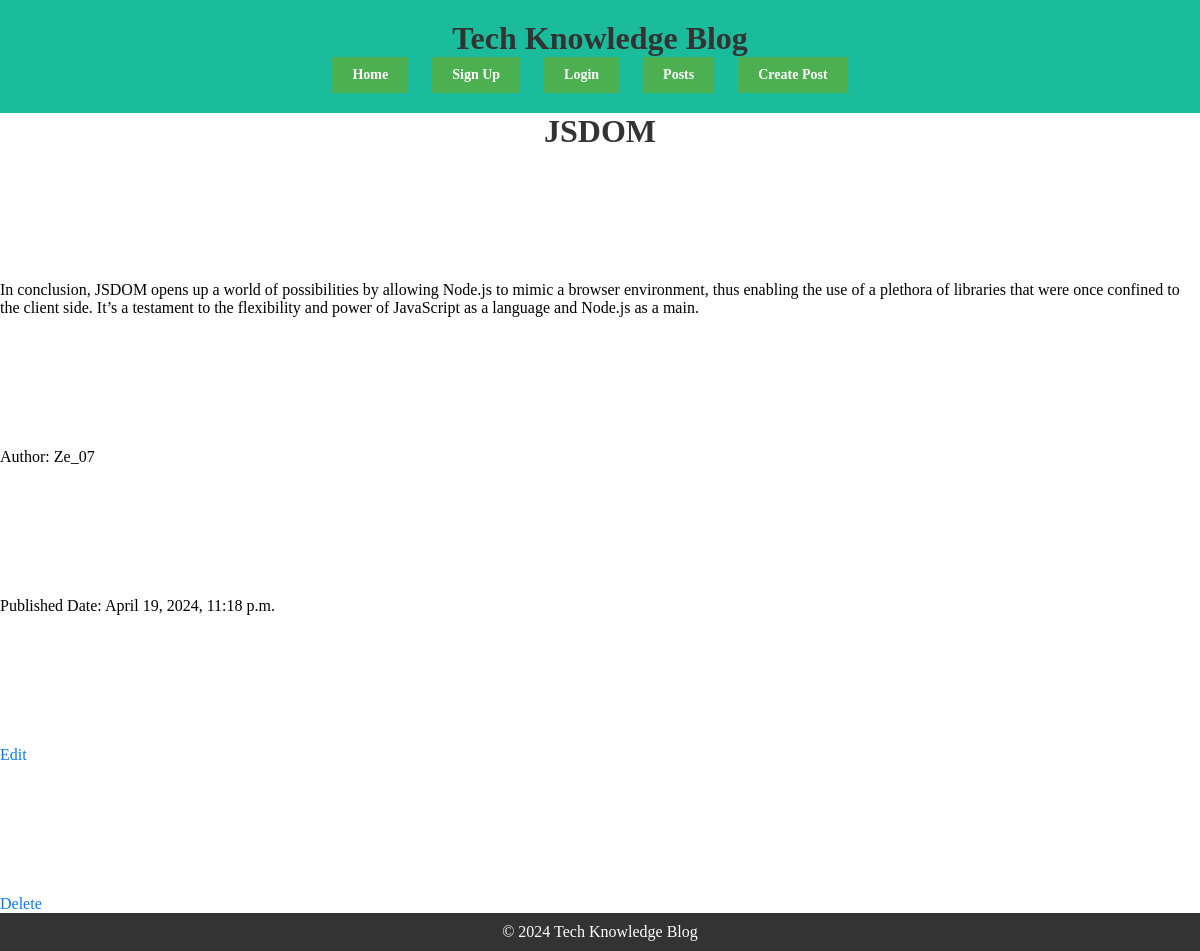
Page /posts/15/ on the committed database.
### blog/models.py (models this page shows, shortened)
class Post(models.Model):
    title = models.CharField(max_length=200)
    content = models.TextField()
    author = models.ForeignKey(User, on_delete=models.CASCADE)
    pub_date = models.DateTimeField(auto_now_add=True)

### blog/views.py (the view)
# urls.py: path('posts/<int:post_id>/', views.post_detail, name='post_detail'),
def post_detail(request, post_id):
    post = get_object_or_404(Post, pk=post_id)
    return render(request, 'blog/post_detail.html', {'post': post})

### blog/templates/blog/post_detail.html
{% extends "base.html" %}
{% load static %}
{% block content %}
<h1>{{ post.title }}</h1>
<p>{{ post.content }}</p>
<p>Author: {{ post.author }}</p>
<p>Published Date: {{ post.pub_date }}</p>
<a href="{% url 'post_update' pk=post.pk %}">Edit</a>
<a href="{% url 'post_delete' pk=post.pk %}">Delete</a>
{% endblock %}

### static/css/styles.css (style rules this page uses)
body, html { overflow-x: hidden; }
* { margin: 0; padding: 0; box-sizing: border-box; }
body, main { min-height: 100vh; display: flex; flex-direction: column; justify-content: space-between; }
h1, h2, h3, h4, h5, h6, p { margin: 0; }
h1 { text-align: center; color: #333; }
a { color: #007bff; text-decoration: none; }

### rows in the picture
Post: title "JSDOM", content "In conclusion, JSDOM opens up a world of possibilities by allowing Node.js to mimic a browser environment, thus enabling the use of a plethora of libraries that were once confined to the client side. It’s a testament to the flexibility and power of JavaScript as a language and Node.js as a main.", author "Ze_07", pub_date "April 19, 2024, 11:18 p.m."
